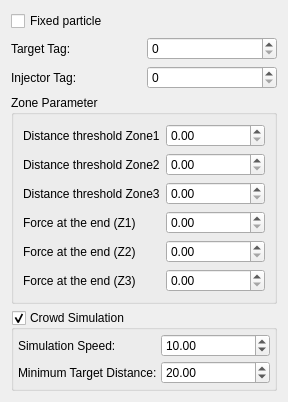
<ui version="4.0" >
 <class>CrowdParticleWidget</class>
 <widget class="QWidget" name="CrowdParticleWidget" >
  <property name="geometry" >
   <rect>
    <x>0</x>
    <y>0</y>
    <width>288</width>
    <height>354</height>
   </rect>
  </property>
  <property name="windowTitle" >
   <string>Form</string>
  </property>
  <layout class="QGridLayout" >
   <item row="0" column="0" >
    <widget class="QCheckBox" name="m_fixedParticle" >
     <property name="text" >
      <string>Fixed particle</string>
     </property>
    </widget>
   </item>
   <item row="1" column="0" >
    <widget class="QLabel" name="label" >
     <property name="text" >
      <string>Target Tag:</string>
     </property>
    </widget>
   </item>
   <item row="1" column="1" >
    <widget class="QSpinBox" name="m_targetTag" >
     <property name="toolTip" >
      <string>Visibility Group that should be used as target</string>
     </property>
     <property name="statusTip" >
      <string>Visibility Group that should be used as target</string>
     </property>
    </widget>
   </item>
   <item row="2" column="0" >
    <widget class="QLabel" name="label_8" >
     <property name="text" >
      <string>Injector Tag:</string>
     </property>
    </widget>
   </item>
   <item row="2" column="1" >
    <widget class="QSpinBox" name="m_injectorTag" >
     <property name="toolTip" >
      <string>Visibility Group that should be used as start</string>
     </property>
     <property name="statusTip" >
      <string>Visibility Group that should be used as start</string>
     </property>
    </widget>
   </item>
   <item row="3" column="0" colspan="2" >
    <widget class="QGroupBox" name="groupBox" >
     <property name="title" >
      <string>Zone Parameter</string>
     </property>
     <layout class="QGridLayout" >
      <item row="0" column="0" >
       <widget class="QLabel" name="label_2" >
        <property name="text" >
         <string>Distance threshold Zone1</string>
        </property>
       </widget>
      </item>
      <item row="0" column="1" >
       <widget class="QDoubleSpinBox" name="m_d1" />
      </item>
      <item row="1" column="0" >
       <widget class="QLabel" name="label_3" >
        <property name="text" >
         <string>Distance threshold Zone2</string>
        </property>
       </widget>
      </item>
      <item row="1" column="1" >
       <widget class="QDoubleSpinBox" name="m_d2" />
      </item>
      <item row="2" column="0" >
       <widget class="QLabel" name="label_4" >
        <property name="text" >
         <string>Distance threshold Zone3</string>
        </property>
       </widget>
      </item>
      <item row="2" column="1" >
       <widget class="QDoubleSpinBox" name="m_d3" />
      </item>
      <item row="3" column="0" >
       <widget class="QLabel" name="label_5" >
        <property name="text" >
         <string>Force at the end (Z1)</string>
        </property>
       </widget>
      </item>
      <item row="3" column="1" >
       <widget class="QDoubleSpinBox" name="m_f1" />
      </item>
      <item row="4" column="0" >
       <widget class="QLabel" name="label_6" >
        <property name="text" >
         <string>Force at the end (Z2)</string>
        </property>
       </widget>
      </item>
      <item row="4" column="1" >
       <widget class="QDoubleSpinBox" name="m_f2" />
      </item>
      <item row="5" column="0" >
       <widget class="QLabel" name="label_7" >
        <property name="text" >
         <string>Force at the end (Z3)</string>
        </property>
       </widget>
      </item>
      <item row="5" column="1" >
       <widget class="QDoubleSpinBox" name="m_f3" />
      </item>
     </layout>
    </widget>
   </item>
   <item row="4" column="0" colspan="2" >
    <widget class="QGroupBox" name="m_crowdSim" >
     <property name="toolTip" >
      <string>Global Settings for the crowd simulation component</string>
     </property>
     <property name="statusTip" >
      <string>Changes made here only affect the current simulation and are not saved into the scene</string>
     </property>
     <property name="title" >
      <string>Crowd Simulation</string>
     </property>
     <property name="checkable" >
      <bool>true</bool>
     </property>
     <layout class="QGridLayout" >
      <property name="leftMargin" >
       <number>4</number>
      </property>
      <property name="topMargin" >
       <number>4</number>
      </property>
      <property name="rightMargin" >
       <number>4</number>
      </property>
      <property name="bottomMargin" >
       <number>4</number>
      </property>
      <property name="horizontalSpacing" >
       <number>4</number>
      </property>
      <property name="verticalSpacing" >
       <number>4</number>
      </property>
      <item row="0" column="0" >
       <widget class="QLabel" name="label_9" >
        <property name="text" >
         <string>Simulation Speed:</string>
        </property>
       </widget>
      </item>
      <item row="0" column="1" >
       <widget class="QDoubleSpinBox" name="m_simSpeed" >
        <property name="maximum" >
         <double>1000.000000000000000</double>
        </property>
        <property name="value" >
         <double>10.000000000000000</double>
        </property>
       </widget>
      </item>
      <item row="1" column="0" >
       <widget class="QLabel" name="label_10" >
        <property name="text" >
         <string>Minimum Target Distance:</string>
        </property>
       </widget>
      </item>
      <item row="1" column="1" >
       <widget class="QDoubleSpinBox" name="m_minTargetDist" >
        <property name="maximum" >
         <double>1000.000000000000000</double>
        </property>
        <property name="value" >
         <double>20.000000000000000</double>
        </property>
       </widget>
      </item>
     </layout>
    </widget>
   </item>
  </layout>
 </widget>
 <resources/>
 <connections>
  <connection>
   <sender>m_fixedParticle</sender>
   <signal>toggled(bool)</signal>
   <receiver>m_injectorTag</receiver>
   <slot>setDisabled(bool)</slot>
   <hints>
    <hint type="sourcelabel" >
     <x>74</x>
     <y>18</y>
    </hint>
    <hint type="destinationlabel" >
     <x>212</x>
     <y>70</y>
    </hint>
   </hints>
  </connection>
  <connection>
   <sender>m_fixedParticle</sender>
   <signal>toggled(bool)</signal>
   <receiver>m_targetTag</receiver>
   <slot>setDisabled(bool)</slot>
   <hints>
    <hint type="sourcelabel" >
     <x>74</x>
     <y>18</y>
    </hint>
    <hint type="destinationlabel" >
     <x>212</x>
     <y>44</y>
    </hint>
   </hints>
  </connection>
 </connections>
</ui>
